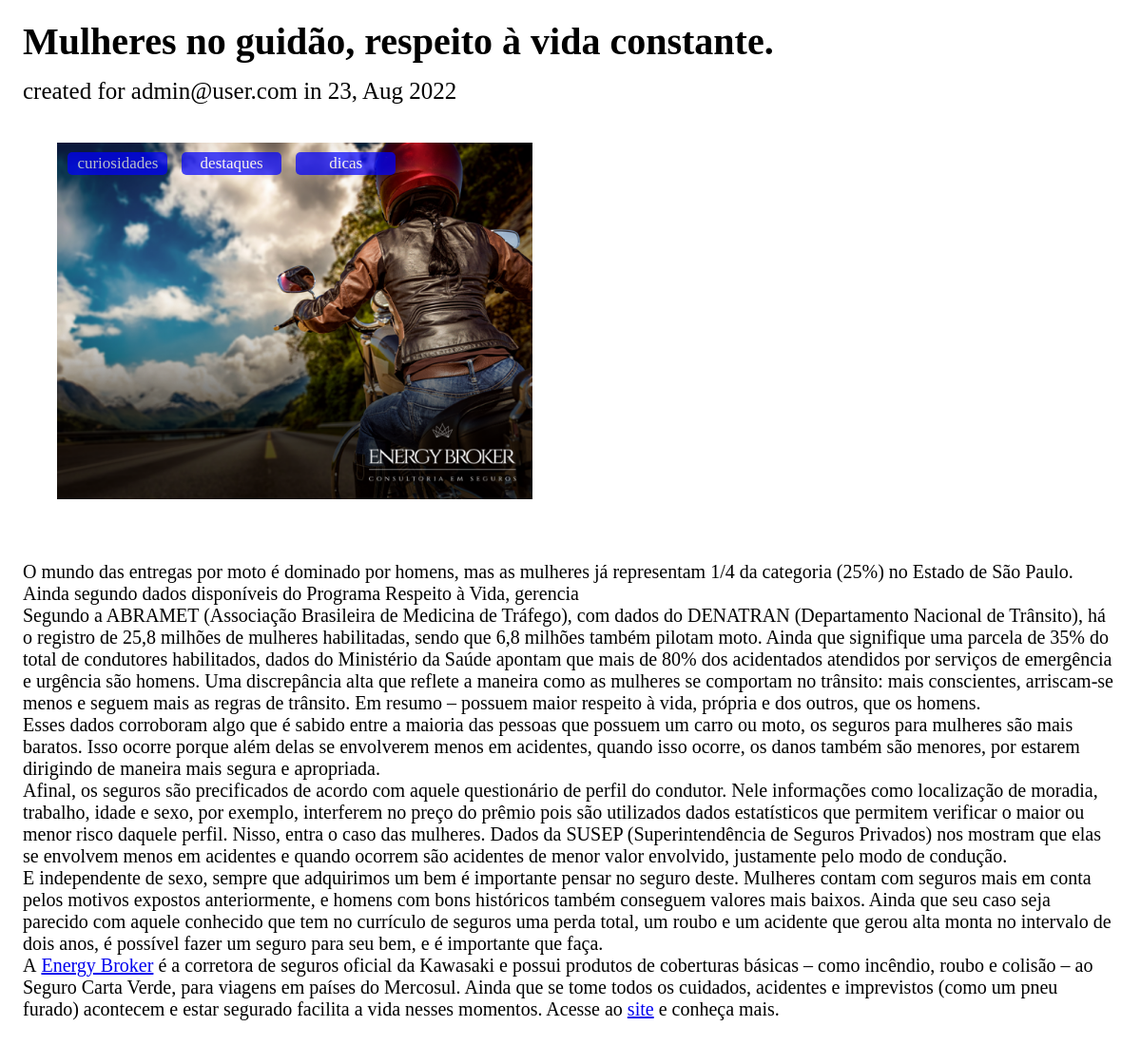
Page /posts/3 on the committed database.
### blog/models.py (models this page shows, shortened)
class Post(models.Model):
    title = models.CharField(max_length=50)
    categories = RichTextUploadingField()
    img_summary = RichTextUploadingField()
    summary = models.CharField(max_length=200)
    content = RichTextUploadingField()
    author = models.ForeignKey(User, on_delete=models.PROTECT)
    created_at = models.DateField(auto_now_add=True)

### blog/views.py (the view)
# urls.py: path('posts/<int:post_id>', views.post)
def post(request, post_id):
    post = Post.objects.get(pk=post_id)
    return render(request, 'post.html', {'post': post})

### templates/post.html (shortened to what this page needs)
<!DOCTYPE html>
<html lang="en">
<head>
</head>
<body>
    <header>
    <h2>  {{ post.title }}</h2>
    <p> created for {{ post.author }} in {{ post.created_at|date:'d, M Y' }}</p>
    </header>
    <section class="header_post">
        <div class="categories"> {{ post.categories|safe }} </div>
        <div class="img"> {{ post.img_summary|safe}} </div>
    </section>
    <section class="body_post">
    <p>{{post.summary}}</p>
    <p{{ post.content|safe }}</p>
    </section>
</body>
</html>

### templates/post.html (style rules this page uses)
* { padding: 0; margin: 0; box-sizing: border-box; }
header { margin-left: 2%; margin-top: 20px; margin-bottom: 40px; display: flex; flex-direction: column; gap: 15px; }
header h2 { font-size: 40px; }
header p { font-size: 25px; }
.header_post { position: relative; margin-left: 5%; display: flex; }
.categories { text-aling: center; position: absolute; top: 10px; left: 1%; display: grid; grid-template-columns: 110px 110px 110px 110px; grid-row-gap: 10px; grid-column-gap: 10px; }
.categories p { padding: 2px 10px; opacity: 70%; color: #fff; font-size: 17px; width: 95%; text-align: center; border-radius: 5px; background-color: blue; }
.img { width: 500px; height: 400px; }
.body_post { font-size: 20px; margin: 40px 2%; }

### rows in the picture
Post: title "Mulheres no guidão, respeito à vida constante.", author "admin@user.com", created_at "23, Aug 2022", categories "curiosidades destaques dicas", img_summary (picture), summary "O mundo das entregas por moto é dominado por homens, mas as mulheres já representam 1/4 da categoria (25%) no Estado de São Paulo. Ainda segundo dados disponíveis do Programa Respeito à Vida, gerencia", content "Segundo a ABRAMET (Associação Brasileira de Medicina de Tráfego), com dados do DENATRAN (Departamento Nacional de Trânsito), há o registro de 25,8 milhões de mulheres habilitadas, sendo que 6,8 milhões também pilotam moto. Ainda que signifique uma parcela de 35% do total de condutores habilitados, dados do Ministério da Saúde apontam que mais de 80% dos acidentados atendidos por serviços de emergência e urgência são homens. Uma discrepância alta que reflete a maneira como as mulheres se comportam no trânsito: mais conscientes, arriscam-se menos e seguem mais as regras de trânsito. Em resumo – possuem maior respeito à vida, própria e dos outros, que os homens. Esses dados corroboram algo que…"
